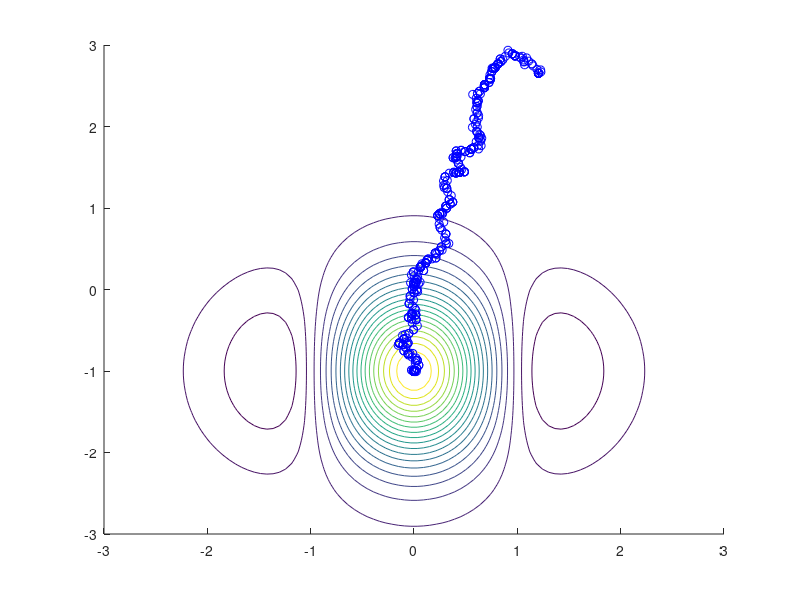

This chart was generated by the following MATLAB code:
fxy = @(x,y) 3.*(1-x.^2).*exp(-x.^2 -(1+y).^2);

xy_max = [3 3];
xy_min = [-3 -3];

sx=(rand-0.5)*2*3;
sy=(rand-0.5)*2*3;

hold on
plot(sx,sy,'b*')

x=linspace(-3,3,100);
y=linspace(-3,3,100);

[X,Y]=meshgrid(x,y);


FX=fxy(X,Y);

contour(X,Y,FX,20);



for i = 1:1000
    d=0.05;
    tx= sx + (rand-0.5)*2*d;
    ty= sy + (rand-0.5)*2*d;

    if fxy(sx,sy)<fxy(tx,ty) 
    sx=tx;
    sy=ty;
    end

plot(sx,sy,'bo')
 
end 
hold off